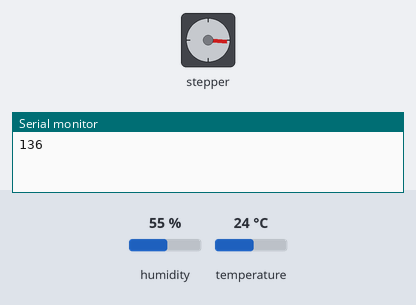
The sketch below on a simulated Arduino Uno, built with avr-gcc and run on an emulated ATmega328P. Parts: stepper motor, the last lines printed to the serial monitor. Inputs (shaded band) come from the test bench; at power-on: temperature 24 °C, humidity 55 %. Stepper angles assume 512 steps per turn.

Above: at 5.1 s.
5.2 s: temperature set to 12 °C
At 7.8 s:
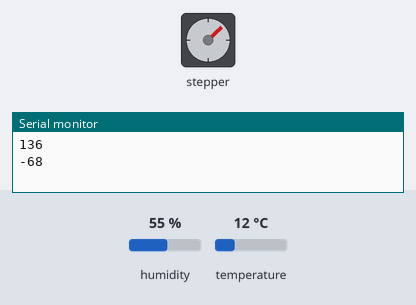
8.2 s: temperature set to 19 °C
At 9.9 s:
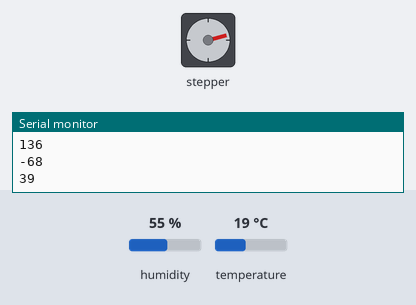
11.2 s: temperature set to 28 °C
At 13.9 s:
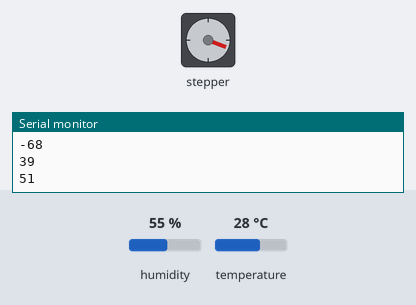
14.2 s: temperature set to 33 °C
At 15.1 s:
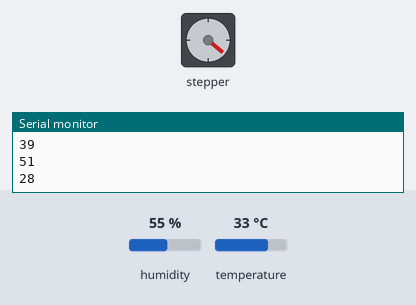
17.2 s: temperature set to 41 °C
At 19.9 s:
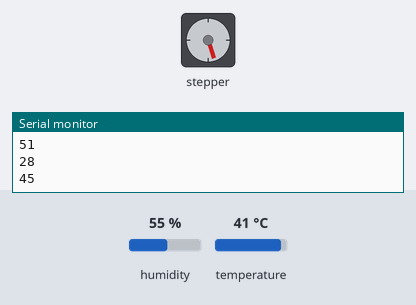
Timing chart, 0 to 21.4 s (numbered marks = the images above; inputs shaded):
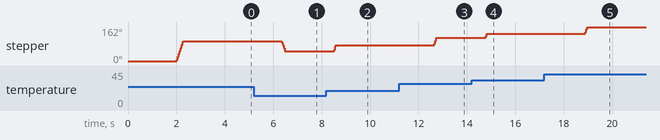

The sketch:

Step_motor_application.ino
```cpp
#include <Stepper.h>
#include <DHT.h> //DHT 라이브러리 사용

#define DHTPIN 20 //Digital Sensor 핀번호 정의
#define DHTTYPE DHT11 // DHT 11

// 2048 : 360도 / 1024 : 180도 / 512 : 90도 / 256 : 45도
const int stepsPerRevolution = 512;

// 스텝수와 4개의 제어선 디지털핀 설정,
// 제어선 순서 : orange-pink-yellow-blue 순 (IN4, IN2, IN3, IN1)
int IN1 = 13; //blue
int IN2 = 12; //pink
int IN3 = 14; //yellow
int IN4 = 16; //orange

Stepper stepper(stepsPerRevolution, IN4, IN2, IN3, IN1); // 스텝모터 객체 생성
DHT dht(DHTPIN, DHTTYPE); //DHT sensor 객체 생성

int prev;
int curr;

void setup() {
  stepper.setSpeed(60); //스템모터 속도 RPM (분당 회전수)
  Serial.begin(115200);
  dht.begin(); //DHT 센서 시작, 초기화

  prev = 0;
  curr = 0;
}

void loop() {
  delay(2000); //온도 읽기 전 시간 대기

  float temp = dht.readTemperature(); //온도 읽기

  //  if (Serial.available()) {
  int val = (int)temp; //회전각 int형으로 읽기

  if ( prev != val )
  {
    int out = map( (val - prev), 0, 90, 0, 512 );
    prev = val;
    stepper.step(out);
    Serial.println(out);
    delay(10);
  }
//}
}
```

Measured:
- after the input at 5.2 s, stepper: turns 48° counter-clockwise in 0.12 s, starting after 1.1 s
- after the input at 8.2 s, stepper: turns 28° clockwise, starting after 0.32 s
- after the input at 11.2 s, stepper: turns 36° clockwise in 0.11 s, starting after 1.4 s
- after the input at 14.2 s, stepper: goes 118° 0.04 s, then 130°, starting after 0.58 s
- after the input at 17.2 s, stepper: turns 32° clockwise, starting after 1.7 s
- by itself, stepper: turns 95° clockwise in 0.26 s
